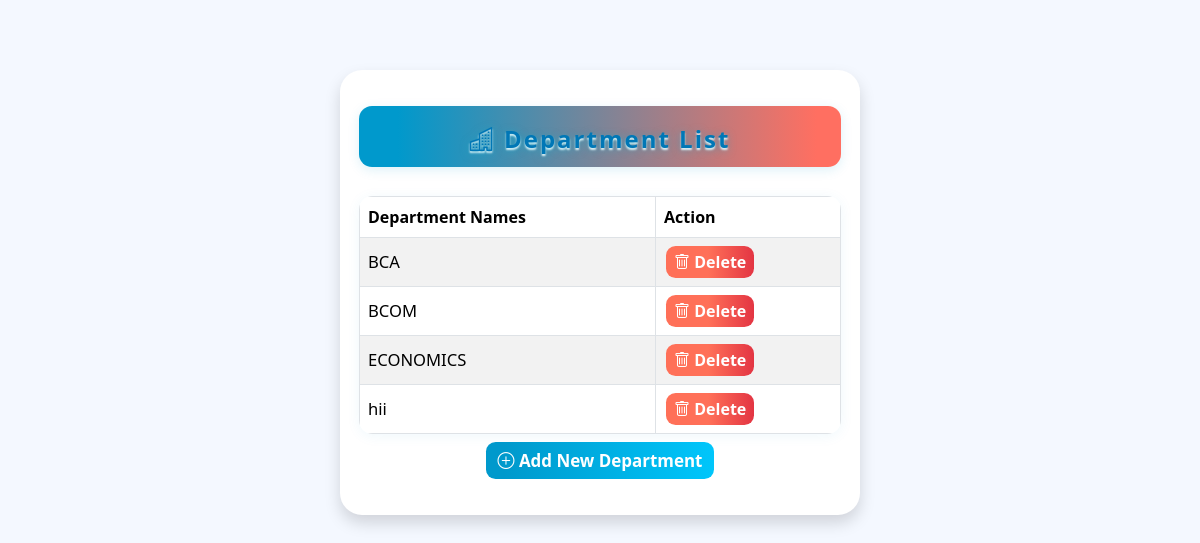
The page /view_dep/ (signed in) on the database as committed earlier.
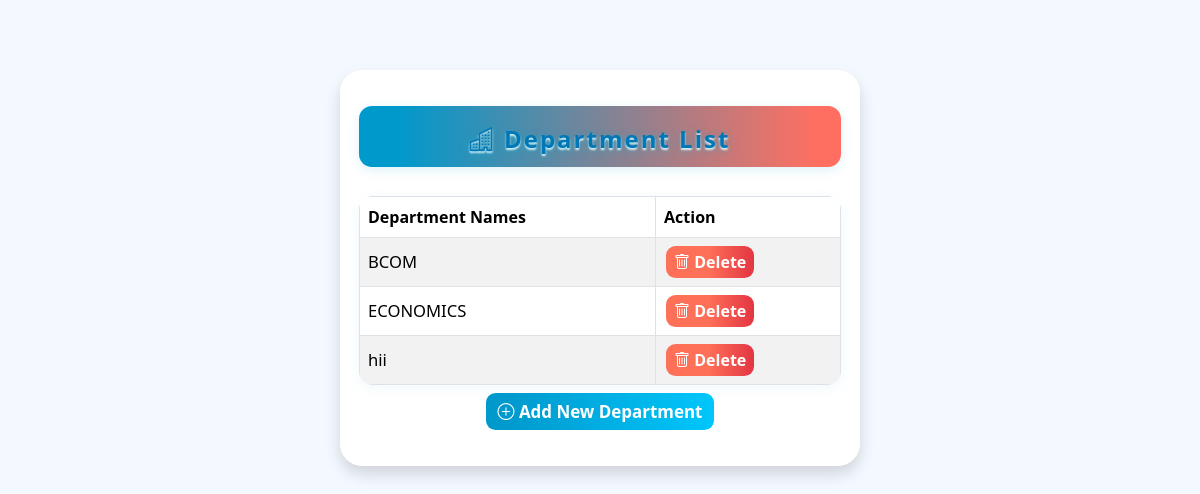
The same page on the database as committed later.
### myapp/models.py (models this page shows)
class Department(models.Model):
    department_name=models.CharField(max_length=50)

### myapp/views.py (the view)
# urls.py: path('view_dep/',views.view_dep,name='view_dep'),
@user_passes_test(is_admin, login_url='loginDataa')
def view_dep(request):
    depts = Department.objects.all()
    return render(request, 'dept.html', {'data': depts})

### myapp/views.py (called while the page is built)
def is_admin(user):
    return user.is_authenticated and user.usertype == 'admin'

### myapp/templates/dept.html (shortened to what this page needs)
<!DOCTYPE html>
<html lang="en">
<head>
  <link href="https://cdn.jsdelivr.net/npm/bootstrap@5.3.8/dist/css/bootstrap.min.css" rel="stylesheet">
  <link href="https://cdn.jsdelivr.net/npm/bootstrap-icons@1.10.5/font/bootstrap-icons.css" rel="stylesheet">
</head>
<body>
    <div class="dep-list-card shadow">
        <div class="dep-list-header">
            <span class="dep-list-title">
                <i class="bi bi-buildings"></i> Department List
            </span>
        </div>
        <table class="table table-bordered table-striped align-middle">
            <thead>
                <tr>
                    <th>Department Names</th>
                    <th>Action</th>
                </tr>
            </thead>
            <tbody>
            {% for i in data %}
            <tr>
                <td>{{ i.department_name }}</td>
                <td>
                    <a href="{% url 'delete_department' i.id %}" class="btn btn-danger btn-sm"
                    onclick="return confirm('Are you sure you want to delete this department?');">
                        <i class="bi bi-trash"></i> Delete
                    </a>
                </td>
            </tr>
            {% endfor %}
            </tbody>
        </table>
        <div class="text-center my-2">
            <a href="{% url 'add_dept' %}" class="btn btn-success">
                <i class="bi bi-plus-circle"></i> Add New Department
            </a>
        </div>
    </div>
</body>
</html>

Rows that differ between the two databases and show on the page:
removed Department: department_name "BCA"
